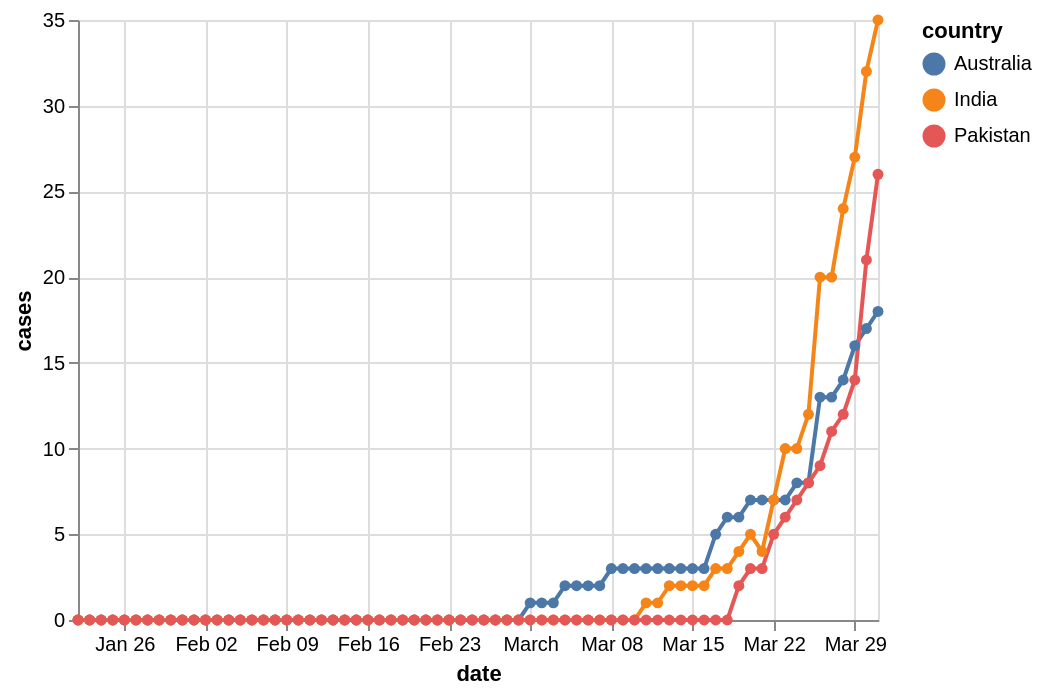

The code cell stored with this chart in its notebook:
### Code cell
countries = ["Pakistan", "India", "Australia"]
d = df.query("country in @countries and type == 'deaths'")

alt.Chart(d).mark_line(point=True).encode(
    x="date", y="cases", color="country")

### Figure 1 — Vega-Lite specification as saved in the notebook (floating-point values rounded to 4 significant figures; data arrays with more than 128 entries replaced by an {"elided": "..."} marker saying what was removed)
{"config": {"view": {"continuousWidth": 400, "continuousHeight": 300}}, "data": {"name": "data-9dfc96aabe48946ff1119193f81d6855"}, "mark": {"type": "line", "point": true}, "encoding": {"color": {"type": "nominal", "field": "country"}, "x": {"type": "temporal", "field": "date"}, "y": {"type": "quantitative", "field": "cases"}}, "$schema": "https://vega.github.io/schema/vega-lite/v4.0.2.json", "datasets": {"data-9dfc96aabe48946ff1119193f81d6855": {"elided": "210 records"}}}
